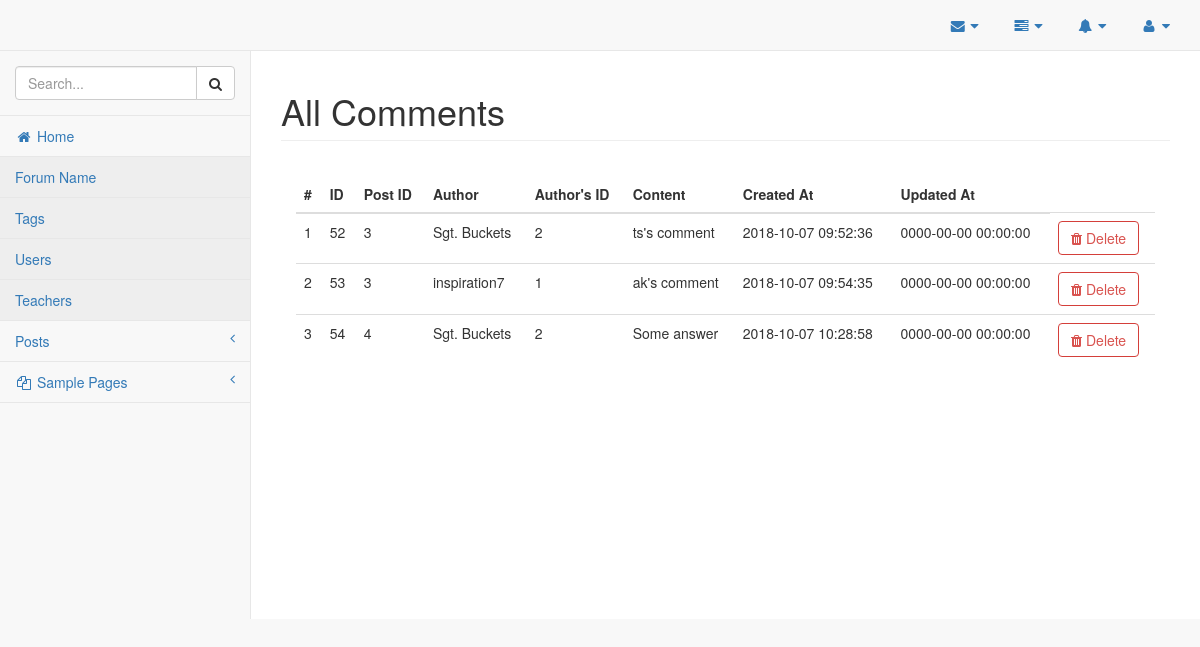
The page /admin/comments.php (signed in) on the database as committed earlier.
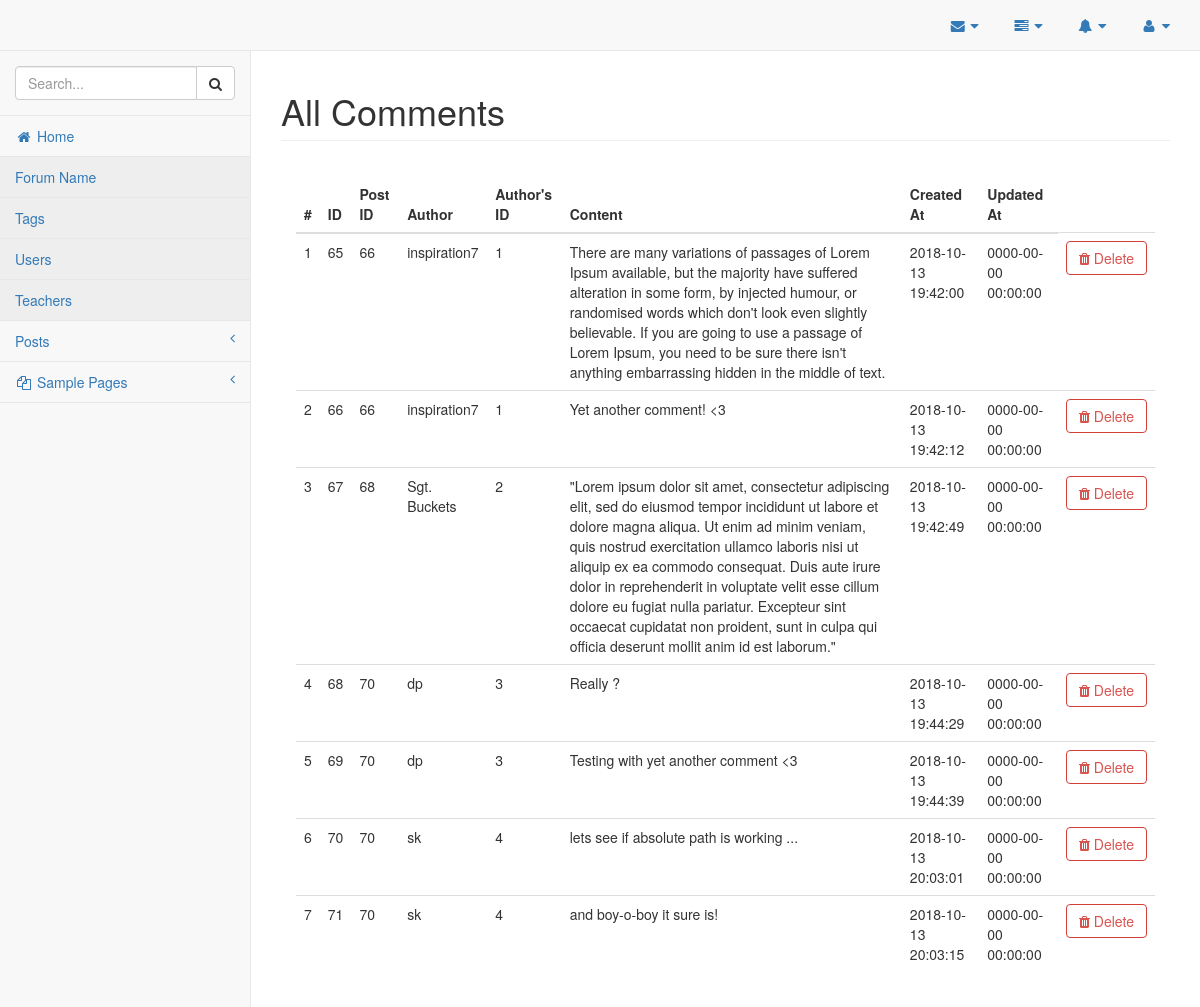
The same page on the database as committed later.
### tables this page shows
CREATE TABLE `comments` (
  `comment_id` int(11) NOT NULL,
  `comment_post_id` int(11) NOT NULL,
  `comment_author` varchar(255) NOT NULL,
  `comment_author_id` int(11) NOT NULL,
  `comment_content` text NOT NULL,
  `created_at` datetime NOT NULL,
  `updated_at` datetime NOT NULL,
  `is_deleted` bit(1) NOT NULL DEFAULT b'0'
);

### classes/Database.php (called while the page is built, shortened)
<?php
    class Database {
        private $servername;
        private $username;
        private $password;
        private $database;
        private $connection;
        public function __construct(){
            $this->servername = "localhost";
            $this->username = "aniket";
            $this->password = "aniket";
            $this->database = "forumdb";
        }
        public function connectDB(){
            $this->connection = new mysqli($this->servername, $this->username, $this->password, $this->database);
        }
        public function getConnection(){
            return $this->connection;
        }
    }
    $database = new Database();
?>

### classes/Comments.php (called while the page is built, shortened)
<?php
	require_once("Database.php");
	class Comments {
		private $connection;
		public function __construct() {
			global $database;
			$this->connection = $database->getConnection();
		}
		public function getAllComments() {
			$sql = "SELECT * FROM comments WHERE is_deleted = 0";
			$result_set = $this->connection->query($sql);
			return $result_set;
		}
	}
?>

### admin/comments.php (the view, shortened to what this page needs)
<!DOCTYPE html>
<html lang="en">
    <?php
        require_once("../ui-elements/header.php");
        require_once("../classes/Comments.php");
    ?>
    <body>
        <div id="wrapper">
            <?php
                require_once("../ui-elements/navigation.php");
            ?>
            <div id="page-wrapper">
                <div class="row">
                    <div class="col-lg-12">
                        <h1 class="page-header">All Comments</h1>
                    </div>
                </div>
                <div class="panel-body">
                    <div class="table-responsive">
                        <table class="table table-hover">
                            <thead>
                                <tr>
                                    <th>#</th>
                                    <th>ID</th>
                                    <th>Post ID</th>
                                    <th>Author</th>
                                    <th>Author's ID</th>
                                    <th>Content</th>
                                    <th>Created At</th>
                                    <th>Updated At</th>
                                </tr>
                            </thead>
                            <tbody>
                                <?php
                                    $sr_no = 1;
                                    $comments = new Comments();
                                    $result_set = $comments->getAllComments();
                                    while($row = mysqli_fetch_assoc($result_set)) {
                                        extract($row);
                                ?>
                                        <tr>
                                            <td><?php echo $sr_no; ?></td>
                                            <td><?php echo $comment_id; ?></td>
                                            <td><?php echo $comment_post_id; ?></td>
                                            <td><?php echo $comment_author; ?></td>
                                            <td><?php echo $comment_author_id; ?></td>
                                            <td><?php echo $comment_content; ?></td>
                                            <td><?php echo $created_at; ?></td>
                                            <td><?php echo $updated_at; ?></td>
                                            <td><a class='btn btn-outline btn-danger' href=''><span class='fa fa-trash'></span> Delete</a></td>
                                        </tr>
                                <?php
                                        $sr_no++;
                                    }
                                ?>
                            </tbody>
                        </table>
                    </div>
                </div>
            </div>
    </body>
</html>

### ui-elements/header.php (shortened to what this page needs)
<head>
    <link href="../assets/convertedFromCDN/css/froala_editor.pkgd.min.css" rel="stylesheet" type="text/css" />
    <link href="../assets/convertedFromCDN/css/froala_style.min.css" rel="stylesheet" type="text/css" />
    <link href="../assets/vendor/bootstrap/css/bootstrap.min.css" rel="stylesheet">
    <link href="../assets/vendor/metisMenu/metisMenu.min.css" rel="stylesheet">
    <link href="../assets/dist/css/sb-admin-2.css" rel="stylesheet">
    <link href="../assets/vendor/morrisjs/morris.css" rel="stylesheet">
    <link href="../assets/vendor/font-awesome/css/font-awesome.min.css" rel="stylesheet" type="text/css">
    <link rel="stylesheet" href="../assets/convertedFromCDN/css/toastr.min.css">
    <link rel="stylesheet" type="text/css" href="../assets/css/myStyles.css">
</head>

### ui-elements/navigation.php (shortened to what this page needs)
<nav class="navbar navbar-default navbar-static-top" role="navigation" style="margin-bottom: 0">
            <div class="navbar-header">
                <a class="navbar-brand" href="index.html"></a>
            </div>
            <ul class="nav navbar-top-links navbar-right">
                <li class="dropdown">
                    <a class="dropdown-toggle" data-toggle="dropdown" href="#">
                        <i class="fa fa-envelope fa-fw"></i> <i class="fa fa-caret-down"></i>
                    </a>
                </li>
                <li class="dropdown">
                    <a class="dropdown-toggle" data-toggle="dropdown" href="#">
                        <i class="fa fa-tasks fa-fw"></i> <i class="fa fa-caret-down"></i>
                    </a>
                </li>
                <li class="dropdown">
                    <a class="dropdown-toggle" data-toggle="dropdown" href="#">
                        <i class="fa fa-bell fa-fw"></i> <i class="fa fa-caret-down"></i>
                    </a>
                </li>
                <li class="dropdown">
                    <a class="dropdown-toggle" data-toggle="dropdown" href="#">
                        <i class="fa fa-user fa-fw"></i> <i class="fa fa-caret-down"></i>
                    </a>
                            <?php
                                print_r($_SESSION);
                            ?>
                </li>
            </ul>
            <div class="navbar-default sidebar" role="navigation">
                <div class="sidebar-nav navbar-collapse">
                    <ul class="nav" id="side-menu">
                        <li class="sidebar-search">
                            <div class="input-group custom-search-form">
                                <input type="text" class="form-control" placeholder="Search...">
                                <span class="input-group-btn">
                                <button class="btn btn-default" type="button">
                                    <i class="fa fa-search"></i>
                                </button>
                            </span>
                            </div>
                        </li>
                        <li>
                            <?php
                                $path = "";
                                if($_SESSION['user_role'] === "admin") {
                                    $path = "http://localhost/forum/admin/index.php";
                                } else {
                                    $path = "http://localhost/forum/index.php";
                                }
                            ?>
                            <a href="<?php echo $path; ?>"><i class="fa fa-home fa-fw"></i> Home</a>
                        </li>
                        <li>
                            <a href="">Forum Name</a>
                        </li>
                        <li>
                            <a href="">Tags</a>
                        </li>
                        <li>
                            <a href="">Users</a>
                        </li>
                        <li>
                            <a href="">Teachers</a>
                        </li>
                        <li>
                            <a href="#"> Posts<span class="fa arrow"></span></a>
                        </li>
                        <li>
                            <a href="#"><i class="fa fa-files-o fa-fw"></i> Sample Pages<span class="fa arrow"></span></a>
                        </li>
                    </ul>
                </div>
            </div>
        </nav>

Rows that differ between the two databases and show on the page:
removed comments: comment_id "52", comment_post "3", comment_author "Sgt. Buckets", comment_author "2", comment_content "ts's comment", created_at "2018-10-07 09:52:36", updated_at "0000-00-00 00:00:00"
removed comments: comment_id "53", comment_post "3", comment_author "inspiration7", comment_author "1", comment_content "ak's comment", created_at "2018-10-07 09:54:35", updated_at "0000-00-00 00:00:00"
removed comments: comment_id "54", comment_post "4", comment_author "Sgt. Buckets", comment_author "2", comment_content "Some answer", created_at "2018-10-07 10:28:58", updated_at "0000-00-00 00:00:00"
added comments: comment_id "65", comment_post "66", comment_author "inspiration7", comment_author "1", comment_content "There are many variations of passages of Lorem Ipsum available, but the majority have suffered alteration in some form, by injected humour, or randomised words which don't look even slightly believable. If you are going to use a passage of Lorem Ipsum, you need to be sure there isn't anything embarrassing hidden in the middle of text.", created_at "2018-10-13 19:42:00", updated_at "0000-00-00 00:00:00"
added comments: comment_id "66", comment_post "66", comment_author "inspiration7", comment_author "1", comment_content "Yet another comment! <3", created_at "2018-10-13 19:42:12", updated_at "0000-00-00 00:00:00"
added comments: comment_id "67", comment_post "68", comment_author "Sgt. Buckets", comment_author "2", comment_content "\"Lorem ipsum dolor sit amet, consectetur adipiscing elit, sed do eiusmod tempor incididunt ut labore et dolore magna aliqua. Ut enim ad minim veniam, quis nostrud exercitation ullamco laboris nisi ut aliquip ex ea commodo consequat. Duis aute irure dolor in reprehenderit in voluptate velit esse cillum dolore eu fugiat nulla pariatur. Excepteur sint occaecat cupidatat non proident, sunt in culpa qui officia deserunt mollit anim id est laborum.\"", created_at "2018-10-13 19:42:49", updated_at "0000-00-00 00:00:00"
added comments: comment_id "68", comment_post "70", comment_author "dp", comment_author "3", comment_content "Really ?", created_at "2018-10-13 19:44:29", updated_at "0000-00-00 00:00:00"
added comments: comment_id "69", comment_post "70", comment_author "dp", comment_author "3", comment_content "Testing with yet another comment <3", created_at "2018-10-13 19:44:39", updated_at "0000-00-00 00:00:00"
added comments: comment_id "70", comment_post "70", comment_author "sk", comment_author "4", comment_content "lets see if absolute path is working ...", created_at "2018-10-13 20:03:01", updated_at "0000-00-00 00:00:00"
added comments: comment_id "71", comment_post "70", comment_author "sk", comment_author "4", comment_content "and boy-o-boy it sure is!", created_at "2018-10-13 20:03:15", updated_at "0000-00-00 00:00:00"
